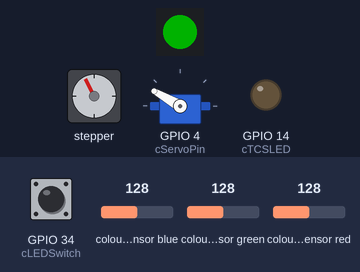
Simulated run of this sketch. Board: ESP32. Parts: stepper motor, 1 RGB LEDs in strip order, left to right, servo, output pins drawn as LEDs (lit = HIGH). Wiring (inferred from the names in the program): stepper motor driver (200 steps per turn assumed): step GPIO 19; direction GPIO 18. Inputs (shaded band) come from the test bench; at power-on: GPIO 34 (cLEDSwitch) HIGH, colour sensor blue 128, colour sensor green 128, colour sensor red 128. Dim RGB values are drawn brighter than linear; the strip is taken to match the declared colour order; pins used as bus, display or sensor lines are not drawn; what the sketch prints to the serial monitor is not drawn.

Above: at 1.2 s.
1.3 s: GPIO 34 (cLEDSwitch) pulled LOW for 0.15 s
At 1.45 s:
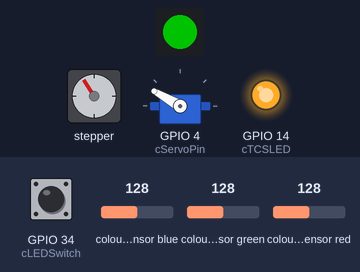
4.3 s: GPIO 34 (cLEDSwitch) pulled LOW for 1 s
At 4.81 s:
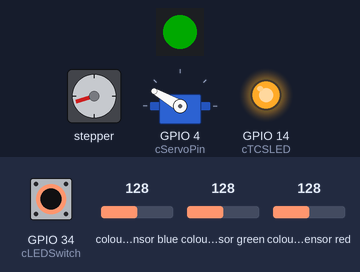
7.3 s: GPIO 34 (cLEDSwitch) pulled LOW for 0.15 s
At 8.74 s:
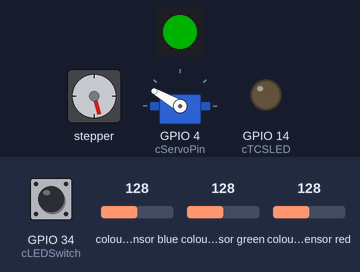
10.3 s: GPIO 34 (cLEDSwitch) pulled LOW for 3.2 s
At 11.76 s:
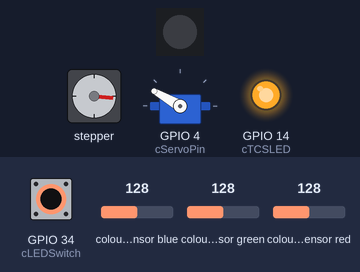
15.0 s: GPIO 34 (cLEDSwitch) pulled LOW for 0.15 s
At 15.53 s:
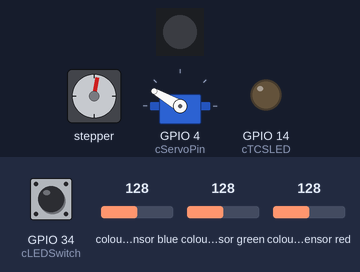
18.0 s: GPIO 34 (cLEDSwitch) pulled LOW for 1 s
At 18.25 s:
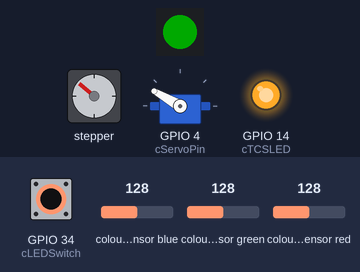
Timing chart, 0 to 28.2 s (numbered marks = the images above; inputs shaded):
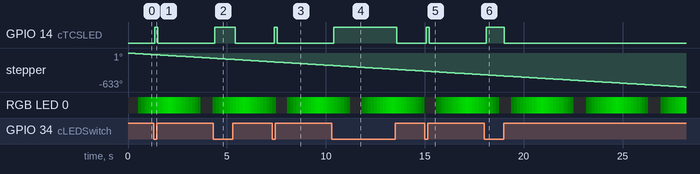

The sketch:

fullStepperColourSensorCode.ino
```cpp
//
// Combined stepper motor + TCS34725 colour sensor + servo code
//
// Stepper runs continuously
// Colour sensor reads and prints RGBC values
// Servo on pin 4:
//
//       wait 10 seconds
//       go to 0 degrees
//       stay there for 8 seconds
//       return to 90 degrees
//

#include <Arduino.h>
#include <Adafruit_NeoPixel.h>
#include <Wire.h>
#include <SPI.h>
#include "Adafruit_TCS34725.h"
#include <ESP32Servo.h>

// Function declarations
void doHeartbeat();
void ARDUINO_ISR_ATTR timerISR();

// Constants
const int cHeartbeatInterval = 75;
const int cSmartLED          = 23;
const int cSmartLEDCount     = 1;

// I2C pins
const int cSDA               = 21;
const int cSCL               = 22;

// Colour sensor pins
const int cTCSLED            = 14;
const int cLEDSwitch         = 34;

// Stepper pins
const int cStepPin           = 19;
const int cDirPin            = 18;

// Servo pin
const int cServoPin          = 4;

// Servo angles and timing
const int cServoDownAngle    = 150;
const int cServoUpAngle      = 10;
const unsigned long cServoWaitTime = 9000;   // wait 9 seconds before moving
const unsigned long cServoUpTime   = 8000;    // stay at flat position for 8 seconds

// Variables
unsigned long lastHeartbeat  = 0;
unsigned long curMillis      = 0;
hw_timer_t * pTimer          = NULL;
boolean stepDir              = false;
volatile bool stepPinState   = false;
bool tcsFlag                 = false;

// Servo state machine
Servo myServo;
bool colourConditionLatched  = false;
bool servoWaiting            = false;
bool servoHoldingUp          = false;
unsigned long servoEventStartTime = 0;
int consecutiveGoodReadings  = 0;

// Smart LED object
Adafruit_NeoPixel SmartLEDs(cSmartLEDCount, cSmartLED, NEO_RGB + NEO_KHZ800);

// Smart LED brightness for heartbeat
unsigned char LEDBrightnessIndex = 0;
unsigned char LEDBrightnessLevels[] = {
  0, 0, 0, 5, 15, 30, 45, 60, 75, 90, 105, 120, 135,
  150, 135, 120, 105, 90, 75, 60, 45, 30, 15, 5, 0
};

// TCS34725 colour sensor
// Increased Integration Time and Gain to give much higher resolution readings
Adafruit_TCS34725 tcs =
  Adafruit_TCS34725(TCS34725_INTEGRATIONTIME_50MS, TCS34725_GAIN_60X);

// Structure to hold minimum threshold RGBC values for colour identification
struct ColorThreshold {
  const char* name;
  uint16_t thresh_R;
  uint16_t thresh_G;
  uint16_t thresh_B;
  uint16_t thresh_C;
};

// Define all observed colours and orientations here.
// Input your 4 calculated threshold values (R, G, B, C) for each.
ColorThreshold knownColors[] = {
  {"Black Base",    1300, 1100, 1200, 3000},
  {"Green Up",      2100, 2900, 1700, 6300},
  {"Green Down",    3600, 6000, 3300, 12000},
  {"L Green Up",    2800, 2600, 1800, 6600},
  {"L Green Down",  5100, 5300, 3300, 13000},
  {"Yellow Up",     3200, 2900, 1600, 7200},
  {"Yellow Down",   6800, 6300, 3100, 14000},
  {"Orange Up",     3500, 1500, 1300, 5800},
  {"Orange Down",   6800, 2300, 2100, 10000},
  {"Blue Up",       1500, 1600, 1500, 4100},
  {"Blue Down",     1100, 1900, 2200, 4800},
  {"Purple Up",     1600, 1400, 1300, 3700},
  {"Purple Down",   1600, 1400, 1400, 4000},
  {"Pink Up",       4300, 1600, 1700, 7000},
  {"Pink Down",     3800, 1600, 1700, 6500}
};

// Easily swap out the target "good" sample name here.
// Using a substring (like "Green") will match any colour containing that word
// (e.g., "Green Up", "L Green Down").
const char* targetGoodColor = "Green";

void setup() {
  Serial.begin(115200);

  // Set up SmartLED
  SmartLEDs.begin();
  SmartLEDs.clear();
  SmartLEDs.setPixelColor(0, SmartLEDs.Color(0, 0, 0));
  SmartLEDs.setBrightness(0);
  SmartLEDs.show();

  // Set up colour sensor
  Wire.setPins(cSDA, cSCL);
  pinMode(cTCSLED, OUTPUT);
  pinMode(cLEDSwitch, INPUT_PULLUP);

  if (tcs.begin()) {
    Serial.println("Found TCS34725 colour sensor");
    tcsFlag = true;
  } else {
    Serial.println("No TCS34725 found ... check your connections");
    tcsFlag = false;
  }

  // Set up stepper
  pinMode(cStepPin, OUTPUT);
  pinMode(cDirPin, OUTPUT);
  digitalWrite(cDirPin, stepDir);

  // Timer for continuous step pulses
  pTimer = timerBegin(1000000);
  timerAttachInterrupt(pTimer, &timerISR);
  timerAlarm(pTimer, 40000, true, 0);

  // Set up servo
  myServo.setPeriodHertz(50);
  myServo.attach(cServoPin);
  myServo.write(cServoDownAngle);   // start at 90 degrees
}

void loop() {
  uint16_t r, g, b, c;

  // Turn sensor LED on when switch is ON
  digitalWrite(cTCSLED, !digitalRead(cLEDSwitch));

  // Read and print colour values
  if (tcsFlag) {
    tcs.getRawData(&r, &g, &b, &c);

    const char* detectedColorName = "Unknown";
    bool colourConditionMet = false;
    float bestDistance = 99999999.0;

    // Check reading against all known colours to find the BEST match.
    // We only consider colours where the read value exceeds the established thresholds.
    for (int i = 0; i < sizeof(knownColors) / sizeof(knownColors[0]); i++) {
      if (r >= knownColors[i].thresh_R &&
          g >= knownColors[i].thresh_G &&
          b >= knownColors[i].thresh_B &&
          c >= knownColors[i].thresh_C) {

        // Calculate squared distance to the threshold to find the "tightest" fit.
        // If a reading passes multiple thresholds, the one it is mathematically closest to wins!
        float dist = (r - knownColors[i].thresh_R)*(r - knownColors[i].thresh_R) +
                     (g - knownColors[i].thresh_G)*(g - knownColors[i].thresh_G) +
                     (b - knownColors[i].thresh_B)*(b - knownColors[i].thresh_B) +
                     (c - knownColors[i].thresh_C)*(c - knownColors[i].thresh_C);

        if (dist < bestDistance) {
          bestDistance = dist;
          detectedColorName = knownColors[i].name;
        }
      }
    }

    // If a valid colour was found, check if it contains the target string
    if (strcmp(detectedColorName, "Unknown") != 0 && strstr(detectedColorName, targetGoodColor) != NULL) {
      colourConditionMet = true;
    }

    if (colourConditionMet) {
      consecutiveGoodReadings++;
    } else {
      consecutiveGoodReadings = 0;
    }

    Serial.printf("R: %d, G: %d, B: %d, C: %d | Color: %s | Streak: %d\n", r, g, b, c, detectedColorName, consecutiveGoodReadings);

    // Start the 10-second wait only once when we have 5 straight good readings
    if (consecutiveGoodReadings >= 5 && !colourConditionLatched && !servoWaiting && !servoHoldingUp) {
      servoEventStartTime = millis();
      servoWaiting = true;
      colourConditionLatched = true;
    }

    // Reset latch after object/condition is gone and full cycle is finished
    if (consecutiveGoodReadings == 0 && !servoWaiting && !servoHoldingUp) {
      colourConditionLatched = false;
    }
  }

  // After waiting 10 seconds, move servo to 0 degrees
  if (servoWaiting && (millis() - servoEventStartTime >= cServoWaitTime)) {
    myServo.write(cServoUpAngle);
    servoEventStartTime = millis();
    servoWaiting = false;
    servoHoldingUp = true;
  }

  // After holding 8 seconds at 0 degrees, move back to 90 degrees
  if (servoHoldingUp && (millis() - servoEventStartTime >= cServoUpTime)) {
    myServo.write(cServoDownAngle);
    servoHoldingUp = false;
  }

  doHeartbeat();
  delay(100);
}

// Heartbeat LED update
void doHeartbeat() {
  curMillis = millis();

  if ((curMillis - lastHeartbeat) > cHeartbeatInterval) {
    lastHeartbeat = curMillis;
    LEDBrightnessIndex++;

    if (LEDBrightnessIndex >= sizeof(LEDBrightnessLevels)) {
      LEDBrightnessIndex = 0;
    }

    SmartLEDs.setBrightness(LEDBrightnessLevels[LEDBrightnessIndex]);
    SmartLEDs.setPixelColor(0, SmartLEDs.Color(0, 250, 0));
    SmartLEDs.show();
  }
}

// Timer ISR for continuous stepper pulses
void ARDUINO_ISR_ATTR timerISR() {
  stepPinState = !stepPinState;
  digitalWrite(cStepPin, stepPinState);
}
```

Measured:
- after the input at 1.3 s, GPIO 14 (cTCSLED): LOW → HIGH after 0.06 s, → LOW 0.15 s later
- after the input at 4.3 s, GPIO 14 (cTCSLED): LOW → HIGH after 0.07 s, → LOW 1.1 s later
- after the input at 7.3 s, GPIO 14 (cTCSLED): LOW → HIGH after 0.09 s, → LOW 0.15 s later
- after the input at 10.3 s, GPIO 14 (cTCSLED): LOW → HIGH after 0.11 s, → LOW 3.2 s later
- after the input at 15.0 s, GPIO 14 (cTCSLED): LOW → HIGH after 0.08 s, → LOW 0.15 s later
- after the input at 18.0 s, GPIO 14 (cTCSLED): LOW → HIGH after 0.10 s, → LOW 0.91 s later
